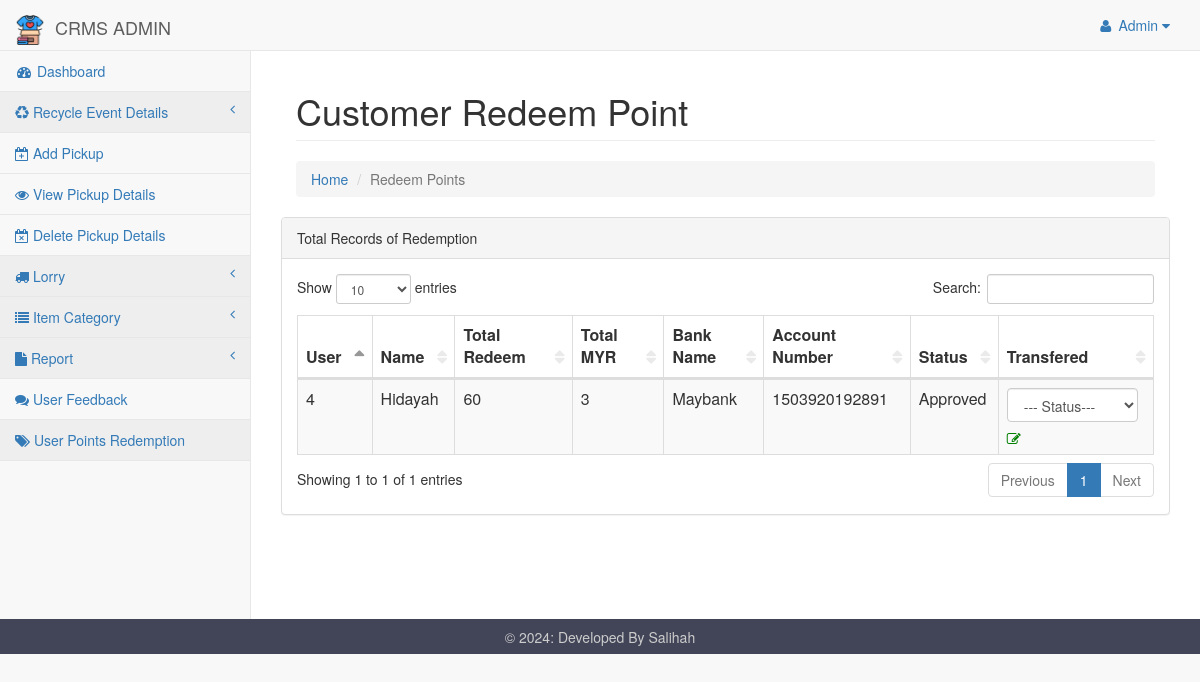
/pages/viewredeem.php, run on the app's committed database.
### tables this page shows
CREATE TABLE `point_redeem` (
  `redeem_id` int(5) NOT NULL,
  `total_point` int(100) NOT NULL,
  `total_ringgit` double NOT NULL,
  `bank_name` varchar(100) NOT NULL,
  `account_num` varchar(50) NOT NULL,
  `approve_status` varchar(50) NOT NULL,
  `user_id` int(5) NOT NULL
);

CREATE TABLE `user` (
  `user_id` int(5) NOT NULL,
  `name` varchar(255) NOT NULL,
  `phone_num` varchar(11) NOT NULL,
  `address` varchar(255) NOT NULL,
  `email` varchar(100) NOT NULL,
  `username` varchar(50) NOT NULL,
  `password` varchar(255) NOT NULL
);

### pages/viewredeem.php (the view, shortened to what this page needs)
<html>
<head>
<link href="../css/bootstrap.min.css" rel="stylesheet">
<link href="../vendor/metisMenu/metisMenu.min.css" rel="stylesheet">
 <link href="../css/dataTables/dataTables.bootstrap.css" rel="stylesheet">
<link href="../css/dataTables/dataTables.responsive.css" rel="stylesheet">
<link href="../dist/css/sb-admin-2.css" rel="stylesheet">
<link href="../vendor/font-awesome/css/font-awesome.min.css" rel="stylesheet" type="text/css">
<link rel="stylesheet" href="../icofont/icofont.min.css">
</head>
<body>
<div id="wrapper">
<?php include 'includes/nav.php'?>
<div id="page-wrapper">
<div class="container-fluid">
<div class="row">
<div class="col-lg-12 breadcrumb-container">
            <h1 class="page-header">Customer Redeem Point</h1>
                    <ol class="breadcrumb">
                        <li><a href="index.php">Home</a></li>
                        <li class="active">Redeem Points</li>
                    </ol>
                </div>
  </div>
				<div class="row">
                        <div class=".col-lg-12">
                            <div class="panel panel-default">
                                <div class="panel-heading">
                                    Total Records of Redemption
                                </div>
								 <div class="panel-body">
                                    <div class="table-responsive">
									<table class="table table-striped table-bordered table-hover" id="dataTables-example">
									<thead>
                                        <tr>
										<th>User </th>
                                        <th>Name</th>
										<th>Total Redeem</th>
										<th>Total MYR</th>
										<th>Bank Name</th>
                                        <th>Account Number</th>
										<th>Status</th>
                                        <th>Transfered</th>
                                        </tr>
                                    </thead>
                                    <tbody>
                                        <?php
                                        include "dbconnect.php";
                                        $qry = "SELECT r.redeem_id, r.total_point, r.total_ringgit, r.bank_name, r.account_num, r.approve_status, r.user_id, u.name
                                         FROM point_redeem r
                                        JOIN user u ON
                                        u.user_id = r.user_id";
                                        $result = mysqli_query($conn, $qry);
                                        while ($row = mysqli_fetch_array($result)) {
                                            echo "<tr class='gradeA'>
                                                    <form method='post' action='update_redeem_status.php'>
                                                    <td>".$row['user_id']."</td>
                                                    <td>".$row['name']."</td>
                                                    <td>".$row['total_point']."</td>
                                                    <td>".$row['total_ringgit']."</td>
                                                    <td>".$row['bank_name']."</td>
                                                    <td>".$row['account_num']."</td>
                                                    <td>".$row['approve_status']."</td>
                                                    <td>
                                                        <input type='hidden' name='redeem_id' value='".$row['redeem_id']."' />
                                                        <select class='form-control' name='approve_status' required>
                                                            <option value=''>--- Status---</option>
                                                            <option value='Approved'>Approved</option>
                                                            <option value='Not Approved'>Not Approved</option>
                                                        </select>
                                                        <button type='submit' class='btn btn-link' style='margin-top: 10px; padding: 0; border: none; background: none;'>
                                                            <i class='fa fa-edit' style='color:green'></i>
                                                        </button>
                                                    </td>
                                                    </form>
                                                </tr>";
                                        }
                                        ?>
                                    </tbody>
						</table>
				</div>
				</div>
		</div>
		</div>
		</div>
		</div>
		</div>
		</div>
</body>
<footer>
        <p>&copy; <?php echo date("Y"); ?>: Developed By Salihah</p>
    </footer>
</html>

### pages/viewredeem.php (style rules this page uses)
footer { background-color: #424558; bottom: 0; left: 0; right: 0; height: 35px; text-align: center; color: #CCC; }
footer p { padding: 10.5px; margin: 0px; line-height: 100%; }

### data on the page
point_redeem: user "4", user.name "Hidayah", total_point "60", total_ringgit "3", bank_name "Maybank", account_num "1503920192891", approve_status "Approved"
